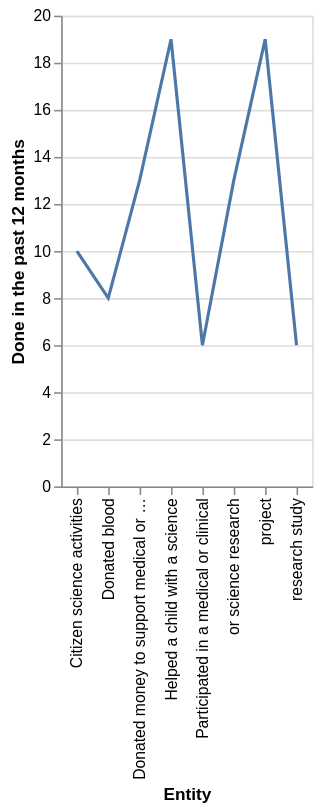

The specification (Vega-Lite) saved for this image:
### Vega-Lite specification from a JSON file in a GitHub repository (floating-point values rounded to 4 significant figures)
{"$schema": "https://vega.github.io/schema/vega-lite/v5.json", "description": "Line chart auto-generated from CSV", "data": {"values": [{"Entity": "research study", "Done in the past 12 months": "6", "Ever done NET": "18"}, {"Entity": "Participated in a medical or clinical", "Done in the past 12 months": "6", "Ever done NET": "18"}, {"Entity": "Donated blood", "Done in the past 12 months": "8", "Ever done NET": "38"}, {"Entity": "Citizen science activities", "Done in the past 12 months": "10", "Ever done NET": "26"}, {"Entity": "or science research", "Done in the past 12 months": "13", "Ever done NET": "30"}, {"Entity": "Donated money to support medical or science research", "Done in the past 12 months": "13", "Ever done NET": "30"}, {"Entity": "project", "Done in the past 12 months": "19", "Ever done NET": "48"}, {"Entity": "Helped a child with a science", "Done in the past 12 months": "19", "Ever done NET": "48"}]}, "mark": "line", "encoding": {"x": {"field": "Entity", "type": "ordinal"}, "y": {"field": "Done in the past 12 months", "type": "quantitative"}}}
